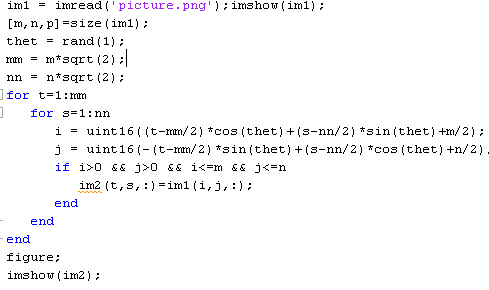
%> input picture ANUL3/CalculNumeric/ArhivaCN/Project_Patrulescu_Interpolare/tada.png, 489 x 290 px
$ octave image_resize.m   (GNU Octave 9; MATLAB toolbox functions it lacks are replaced by stand-ins)
%> lines starting %> are read from the running program, lines starting %| are printed output that depends on the picture
data1 = imread('tada.png');
%> data1 is the input picture: size 290x489x3 uint8; mean R, G, B 247.4, 247.2, 248
numcr = 512; numrr = 512 ; %dimensiunile dorite

double(data1(1,1,1))
%> ans = 255
%part1
[m,n,p] = size(data1);
%> m = 290; n = 489; p = 3
% p = (r,g,b) :D
% interpolation along column
iwant1 = zeros(m,numcr,p);
xi = linspace(1,n,numcr); % genereaza numcr valori echidistante intre 1 si n
%> xi = 512 values from 1 to 489
for i = 1:m
    for j = 1:p
        T = interp1(1:n,double(data1(i,:,j)),xi); %default interpolare liniara
        iwant1(i,:,j) = T;
    end
end
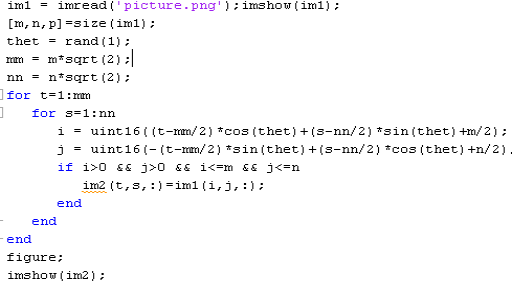
%> iwant1: size 290x512x3 double; mean R, G, B 247.4, 247.2, 248

%part2
[m,n,p] = size(iwant1);
%> n = 512
% interpolation along row
iwant2 = zeros(numrr,numcr,p) ;
yi = linspace(1,m,numrr); % genereaza numrr valori echidistante intre 1 si m
%> yi = 512 values from 1 to 290
for i = 1:n
    for j = 1:p
        T = interp1(1:m,double(iwant1(:,i,j)),yi); %default interpolare liniara
        iwant2(:,i,j) = T;
    end
end
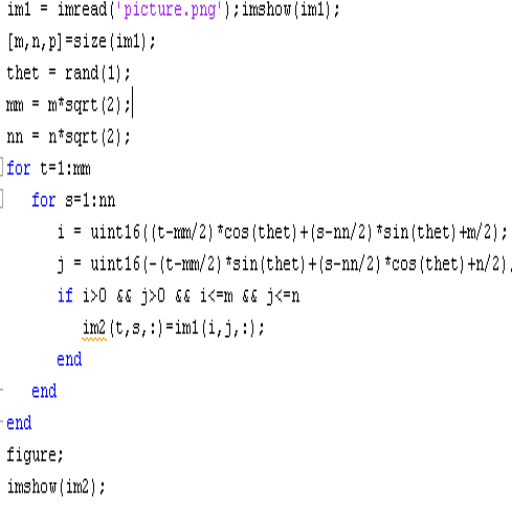
%> iwant2: size 512x512x3 double; mean R, G, B 247.4, 247.2, 248
iwant2 = uint8(iwant2);
%> iwant2: size 512x512x3 uint8
imshow(iwant2);
